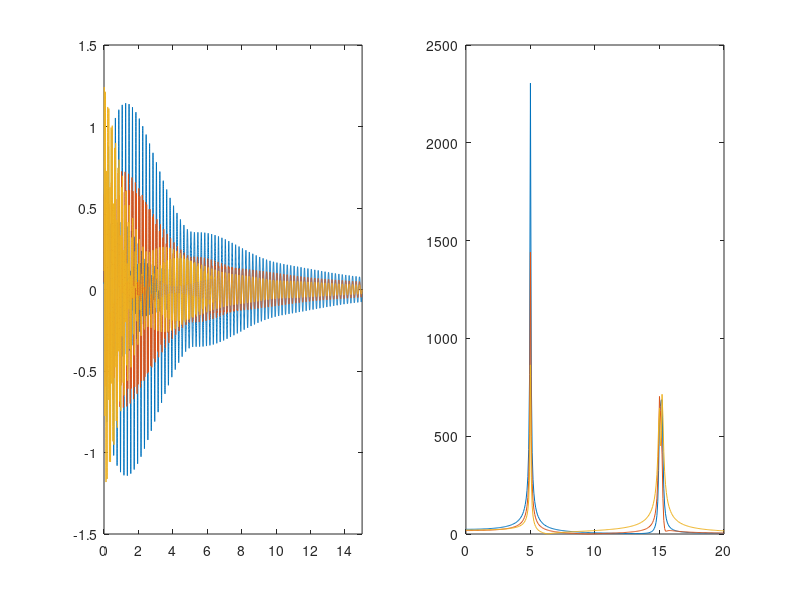

MATLAB code for this plot: (Note: this script raises an error after producing the figure.)
clc
clear all

%% simulating signal with closely spaced modes
SampleFrequency=1000;
dt=0.001;
tt=dt:dt:15;
N=length(tt);
df=1/tt(end);
ff=(0:N-1)*df;

th_Freq=[5 15 15.2];
s1=exp(-th_Freq(1)*0.005*2*pi*tt).*sin(th_Freq(1)*2*pi*tt);
s2=exp(-th_Freq(2)*0.005*2*pi*tt).*sin(th_Freq(2)*2*pi*tt);
s3=exp(-th_Freq(3)*0.005*2*pi*tt).*sin(th_Freq(3)*2*pi*tt);

B1=0.005*2*th_Freq(2)*2*pi;
B2=0.005*2*th_Freq(3)*2*pi;
B=(B1+B2)/2;
MOF=B/abs(th_Freq(3)-th_Freq(2));

A=[0.8 -0.6 0.7;0.5 0.7 -0.4;0.3 0.5 0.6];
ss=(s1.*A(:,1)+s2.*A(:,2)+s3.*A(:,3))';
signal=ss;

figure
subplot(1,2,1)
for i=1:size(signal,2)
    plot(tt,signal(:,i));hold on;xlim([0 15]);%ylim([-10 10]);
end

subplot(1,2,2)
for i=1:size(signal,2)
    plot(ff,abs(fft(signal(:,i))));hold on;xlim([0 20]);%ylim([-10 10]);
end

%% parameters setting
alpha = 50000;        % the bandwidth control parameter
tau1 = 0.01;          % the ascent parameter 1
tau2 = 0.01;          % the ascent parameter 2
KK = 3;               % mode number
DC = 0;               % DC mode parameter
init = 1;             % initialize omegas
tol = 1e-6;           % convergence criterion

%% mode decomposition
tic
[u, u_hat, omega] = D_MVMD(signal, alpha, tau1, tau2, KK, DC, init, tol);
omega=omega*SampleFrequency;
toc

tic
[u2, u_hat2, omega2] = MVMD(signal, alpha, tau1, KK, DC, init, tol);
omega2=omega2*SampleFrequency;
toc

num_omega=size(omega,1);
num_omega2=size(omega2,1);
[~,order1] = sort(omega(num_omega,:));
omega=omega(:,order1);
[~,order2] = sort(omega2(num_omega2,:));
omega2=omega2(:,order2);

%% drawing
col=['b','r','g'];

figure
for num_m=1:size(u,1)
    subplot(size(u,1),2,2*num_m-1)
    for i=1:size(u,3)
        sep_signal=u(order1(num_m),:,i);
        sep_signal=sep_signal';
        plot(tt,sep_signal,col(i));hold on;xlim([0,10])
    end
    subplot(size(u,1),2,2*num_m)
    for i=1:size(u,3)
        sep_signal=u(order1(num_m),:,i);
        sep_signal=sep_signal';
        plot(ff,abs(fft(sep_signal)),col(i));hold on;xlim([0,20])
    end
    legend('Channel 1','Channel 2','Channel 3');
end

figure
for num_m=1:size(u2,1)
    subplot(size(u2,1),2,2*num_m-1)
    for i=1:size(u2,3)
        sep_signal=u2(order2(num_m),:,i);
        sep_signal=sep_signal';
        plot(tt,sep_signal,col(i));hold on;xlim([0,10])
    end
    subplot(size(u2,1),2,2*num_m)
    for i=1:size(u2,3)
        sep_signal=u2(order2(num_m),:,i);
        sep_signal=sep_signal';
        plot(ff,abs(fft(sep_signal)),col(i));hold on;xlim([0,20])
    end
    legend('Channel 1','Channel 2','Channel 3');
end
